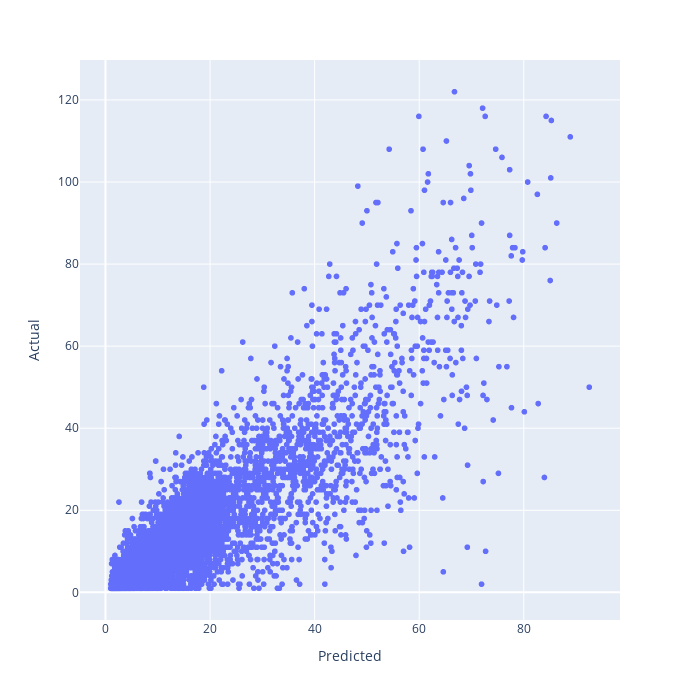

This figure's notebook cell:
### Code cell
# Plot
import plotly.express as px
fig = px.scatter(
    x=rf_pred,
    y=y_test,
    labels={'x':"Predicted", 'y':'Actual'},
    width=700,
    height=700
)

fig.show()

### Figure 1 — Plotly figure (JSON) as saved in the notebook; plotly's stock layout.template omitted (floating-point values rounded to 4 significant figures; data arrays with more than 128 entries replaced by an {"elided": "..."} marker saying what was removed)
{"data": [{"hovertemplate": "Predicted=%{x}<br>Actual=%{y}<extra></extra>", "legendgroup": "", "marker": {"color": "#636efa", "symbol": "circle"}, "mode": "markers", "name": "", "showlegend": false, "type": "scattergl", "x": {"elided": "5319 float values"}, "xaxis": "x", "y": {"elided": "5319 int values"}, "yaxis": "y"}], "layout": {"height": 700, "legend": {"tracegroupgap": 0}, "margin": {"t": 60}, "width": 700, "xaxis": {"anchor": "y", "domain": [0, 1], "title": {"text": "Predicted"}}, "yaxis": {"anchor": "x", "domain": [0, 1], "title": {"text": "Actual"}}}}
